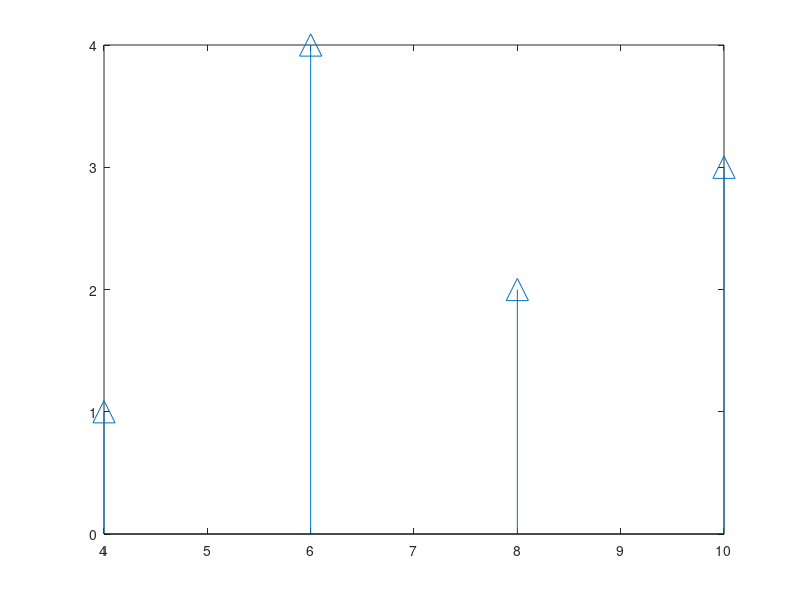
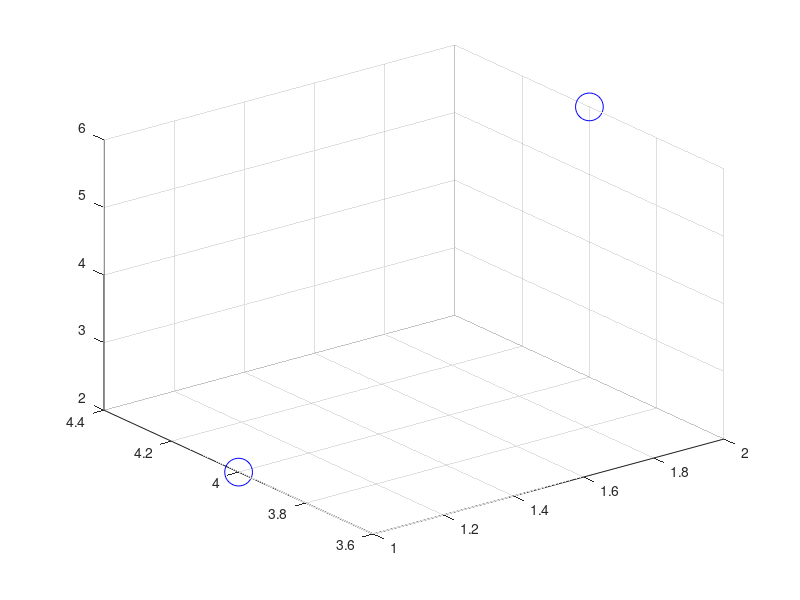
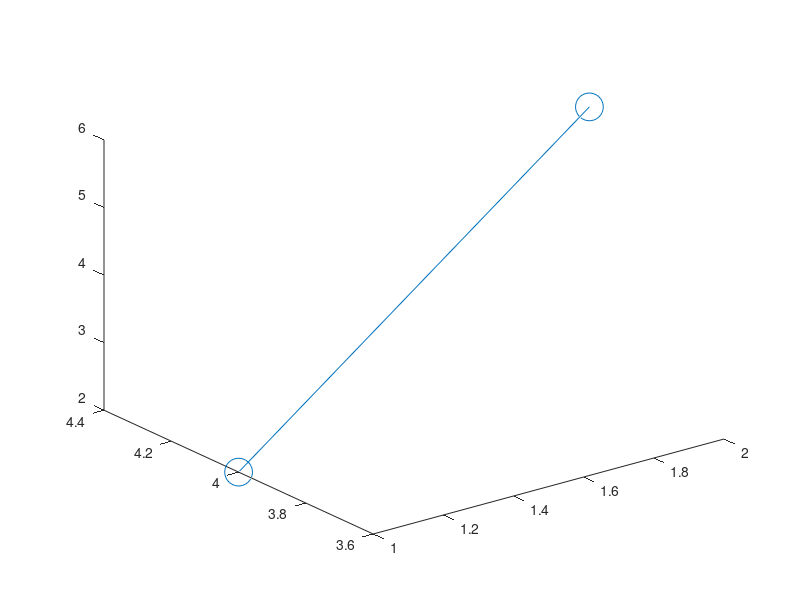
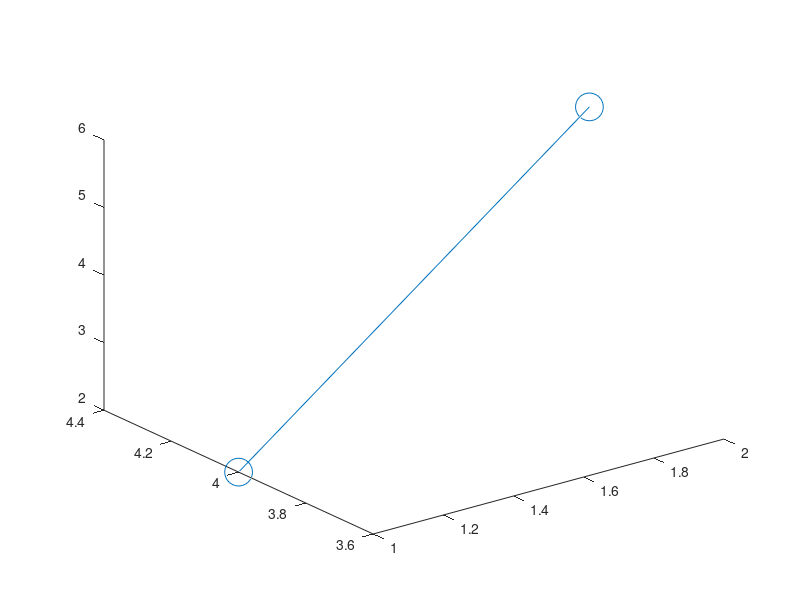

The MATLAB source for these figures, in order: (Note: this script raises an error after producing the figures.)
clear; clc; close all;

%% 1. Vectors, matrices
clear; clc; close all;
a=[1, 2, 3];
a(2);
b=a';
c=linspace(4, 10, 10);

A=[1 2 3; 4 5 6; 7 8 9; 10 11 12];
A(2, 2:3);
A([1 3], [1 end]);
B=A(:); %Matrix to vector
C=reshape(B,4,3); %Vector to matrix

a=[1 2 3 4]
i=logical([1 0 0 1])
a(i)
a==4
b=[2 3 2 4]
b==2
b(a==4) %The same as b(2) or b(find(a==4))
%% 2. Opertions and operators
clear; clc; close all;

a=[1 2 3]
b=[4 5 6]

% Scalar Product
sp=a*b'

% Hadamart Product (elementwise product)
hp=a.*b

% Cross Prodct
cp=cross(a,b)

%% 3. Loops, conditions
clear; clc; close all;

a=[];
b=1:2:10;
for i=b
    if i~=5
        i;
        a(i)=i^2;
    end
end
a

c=b.^2;

%% 4. Visualization
clear; clc

a=[1 4 2 3];
b=[2 4 6 8];
plot(b, a, 'r')
t=[4 6 8 10];
stem(t,a,'^', 'MarkerSize', 16)

a=[1 4 2];
b=[2 4 6];
figure; 
plot3(a(1), a(2), a(3), 'ob', 'MarkerSize', 20)
hold on
plot3(b(1), b(2), b(3), 'ob', 'MarkerSize', 20)
grid on

figure
x=[a(1), b(1)];
y=[a(2), b(2)];
z=[a(3), b(3)];
plot3(x, y, z, 'o-', 'MarkerSize', 20)

figure
C=[a' b'];
plot3(C(1,:), C(2,:), C(3,:), ['o-' ...
    ''], 'MarkerSize', 20)

%% 5. Display and printing
clear; clc
disp('Hi! :)')
x=3;
disp(['The value of x is ', num2str(x)])
y=8;
fprintf('The value of y is %d\n', y)
z=0.238556;
fprintf('The value of z is %0.2f\n', z)

%% 6. Useful functions
clc; clear
% For numbers
a = 5.99999
round(a) %redondea
ceil(a) %redondea hacia arriba
floor(a) %trunca

x=linspace(0,1,7);
y=[1 2 3 -2 -1 7 -1];
[value,pos]=max(y);
argmax=x(pos)
figure; plot(x,y); hold on; plot(x(pos), y(pos), 'or', 'MarkerSize', 16)

% For matrices
ones(2,3) % matriz de unos
zeros(2,3) % matriz de ceros
eye(5) % matriz identidad

a=[1 2 3; 4 5 6; 7 8 9];
b=[1 2 3];
diag(a) % transforma la diagonal de a en un vector
diag(b) % trnasforma el vector en la diagonal de una matriz
repmat(b,5,2)
m1=mean(a)
m2=mean(a,2)
[nrows,ncols]=size(a)
nrow=size(a,1)
ncol=size(a,2)

%% 7. 3D Plots
[X,Y]=meshgrid(-1:0.01:1)
Z=X.^2+Y.^2
figure; plot3(X,Y,Z)
grid on
xlabel('x axis')
ylabel('y axis')
zlabel('Z=X.^2+Y.^2')

%% 8. Functions
clear; clc
%Having the function in other script
a=[1 2 3]
b=[4 5 6]
[c,d]=trainingFunctions(a,b)

%Having the function in the same script
[c2,d2]=trainingFunction2(a,b)
function [o1,o2]=trainingFunction2(i1, i2)
disp("Hi! I'm in trainingFunction2...")
nargin % Devuelve el número de input argumentos
nargout % Devuelve el número de output argumentos
o1=cross(i1,i2);
o2=i2*i1';
end





